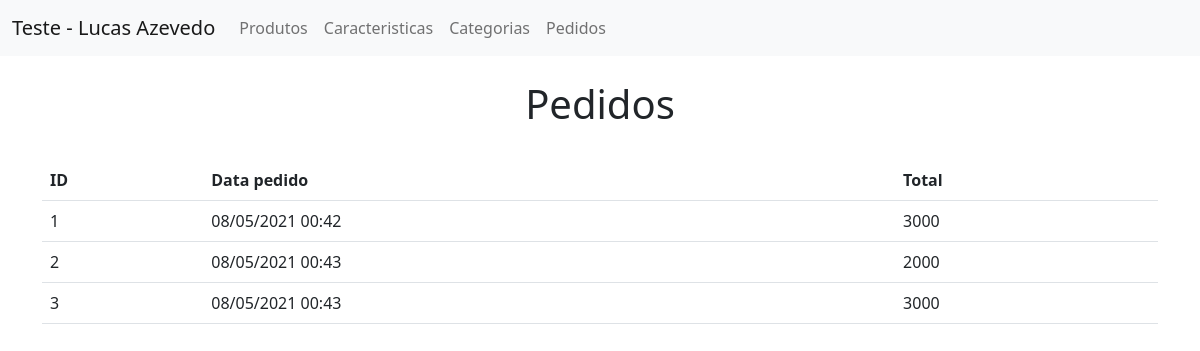
The app's page /index.php/pedidos with its own data.
### tables this page shows
CREATE TABLE `pedidos` (
  `idpedido` int(11) NOT NULL AUTO_INCREMENT,
  `total` double NOT NULL,
  `data_pedido` datetime NOT NULL DEFAULT CURRENT_TIMESTAMP,
  PRIMARY KEY (`idpedido`)
);

### controller/Publico.php (called while the page is built, shortened)
<?php
class Publico{
    protected $model = '';
    public function __construct($model)
    {
        $this->model = $model;
    }
    public function getPedidos(){
        $pedido = $this->model->getPedidos();
        require 'view/publico/pedidos.php';
    }
}

### model/PublicoModel.php (called while the page is built, shortened)
<?php
class PublicoModel{
    protected $db;
    public function __construct($database)
    {
        $this->db = $database;
    }
    public function getPedidos(){
        $link = $this->db->openDbConnection();
        $result = $link->query('SELECT * FROM pedidos ORDER BY idpedido');
        $return = array();
        while ($row = $result->fetch(PDO::FETCH_ASSOC)) {
            $return[] = $row;
        }
        $this->db->closeDbConnection($link);
		return $return;
    }
}

### view/publico/pedidos.php (the view, shortened to what this page needs)
	<br>
    <center><h1>Pedidos</h1></center>
	<br>
	<div class="table-responsive">
    <table class="table">
        <tr>
            <th>ID</th>
            <th>Data pedido</th>
            <th>Total</th>
        </tr>
        <?php foreach ($pedido as $row): ?>
        <tr>
            <td><?= $row['idpedido'] ?></td>
            <td><?= date( "d/m/Y H:i", strtotime($row['data_pedido']) ) ?></td>
            <td><?= $row['total'] ?></td>
         </tr>
        <?php endforeach ?>
    </table>
	</div>
    <br>
<?php include 'view/template.php' ?>

### records on screen
pedidos: idpedido "1", data_pedido "08/05/2021 00:42", total "3000"
pedidos: idpedido "2", data_pedido "08/05/2021 00:43", total "2000"
pedidos: idpedido "3", data_pedido "08/05/2021 00:43", total "3000"
